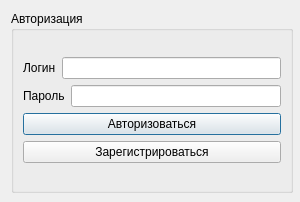
<?xml version="1.0" encoding="UTF-8"?>
<ui version="4.0">
 <class>Autorisation</class>
 <widget class="QDialog" name="Autorisation">
  <property name="geometry">
   <rect>
    <x>0</x>
    <y>0</y>
    <width>300</width>
    <height>202</height>
   </rect>
  </property>
  <property name="minimumSize">
   <size>
    <width>300</width>
    <height>169</height>
   </size>
  </property>
  <property name="maximumSize">
   <size>
    <width>300</width>
    <height>400</height>
   </size>
  </property>
  <property name="font">
   <font>
    <stylestrategy>PreferDefault</stylestrategy>
   </font>
  </property>
  <property name="windowTitle">
   <string>Dialog</string>
  </property>
  <layout class="QGridLayout" name="gridLayout">
   <item row="0" column="0">
    <widget class="QGroupBox" name="groupBox">
     <property name="minimumSize">
      <size>
       <width>282</width>
       <height>182</height>
      </size>
     </property>
     <property name="maximumSize">
      <size>
       <width>282</width>
       <height>182</height>
      </size>
     </property>
     <property name="title">
      <string>Авторизация</string>
     </property>
     <layout class="QGridLayout" name="gridLayout_2">
      <item row="0" column="0">
       <layout class="QVBoxLayout" name="verticalLayout_2">
        <item>
         <layout class="QVBoxLayout" name="verticalLayout">
          <item>
           <layout class="QHBoxLayout" name="horizontalLayout">
            <item>
             <widget class="QLabel" name="label">
              <property name="text">
               <string>Логин</string>
              </property>
             </widget>
            </item>
            <item>
             <widget class="QLineEdit" name="login1"/>
            </item>
           </layout>
          </item>
          <item>
           <layout class="QHBoxLayout" name="horizontalLayout_2">
            <item>
             <widget class="QLabel" name="label_2">
              <property name="text">
               <string>Пароль</string>
              </property>
             </widget>
            </item>
            <item>
             <widget class="QLineEdit" name="passwd1"/>
            </item>
           </layout>
          </item>
         </layout>
        </item>
        <item>
         <widget class="QPushButton" name="pushButton">
          <property name="text">
           <string>Авторизоваться</string>
          </property>
         </widget>
        </item>
        <item>
         <widget class="QPushButton" name="pushButton_2">
          <property name="text">
           <string>Зарегистрироваться</string>
          </property>
         </widget>
        </item>
       </layout>
      </item>
     </layout>
    </widget>
   </item>
  </layout>
 </widget>
 <resources/>
 <connections/>
</ui>
